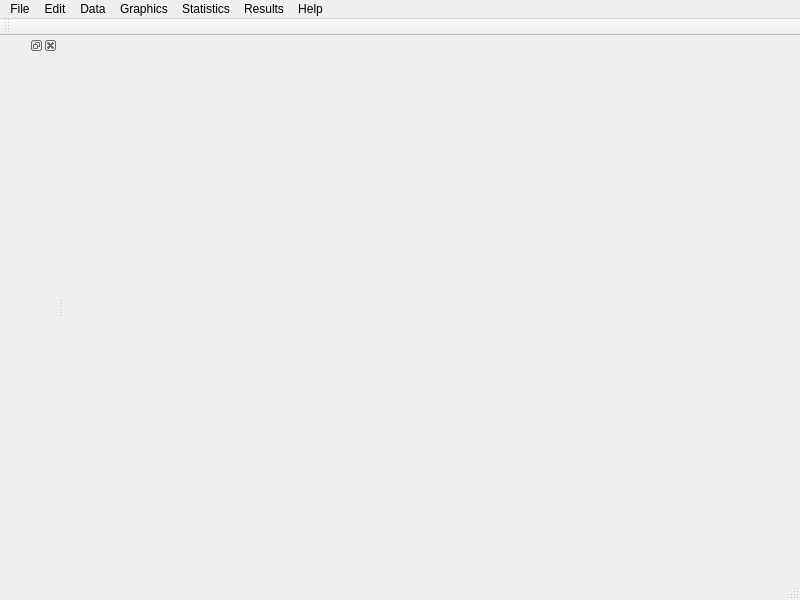
<?xml version="1.0" encoding="UTF-8"?>
<ui version="4.0">
 <class>MainWindow</class>
 <widget class="QMainWindow" name="MainWindow">
  <property name="geometry">
   <rect>
    <x>0</x>
    <y>0</y>
    <width>800</width>
    <height>600</height>
   </rect>
  </property>
  <property name="sizePolicy">
   <sizepolicy hsizetype="Expanding" vsizetype="Expanding">
    <horstretch>24</horstretch>
    <verstretch>0</verstretch>
   </sizepolicy>
  </property>
  <property name="minimumSize">
   <size>
    <width>15</width>
    <height>0</height>
   </size>
  </property>
  <property name="windowTitle">
   <string>MainWindow</string>
  </property>
  <property name="layoutDirection">
   <enum>Qt::LeftToRight</enum>
  </property>
  <widget class="QWidget" name="MRATcentralwidget"/>
  <widget class="QMenuBar" name="menubar">
   <property name="geometry">
    <rect>
     <x>0</x>
     <y>0</y>
     <width>800</width>
     <height>22</height>
    </rect>
   </property>
   <property name="minimumSize">
    <size>
     <width>10</width>
     <height>10</height>
    </size>
   </property>
   <property name="defaultUp">
    <bool>false</bool>
   </property>
   <property name="nativeMenuBar">
    <bool>false</bool>
   </property>
   <widget class="QMenu" name="menuFile">
    <property name="title">
     <string>File</string>
    </property>
    <addaction name="actionNew_Analysis"/>
    <addaction name="actionOpen_Analysis"/>
    <addaction name="actionImport_File"/>
    <addaction name="actionExport_File"/>
    <addaction name="actionQuit"/>
   </widget>
   <widget class="QMenu" name="menuEdit">
    <property name="title">
     <string>Edit</string>
    </property>
   </widget>
   <widget class="QMenu" name="menuData">
    <property name="title">
     <string>Data</string>
    </property>
   </widget>
   <widget class="QMenu" name="menuGraphics">
    <property name="title">
     <string>Graphics</string>
    </property>
   </widget>
   <widget class="QMenu" name="menuStatistics">
    <property name="title">
     <string>Statistics</string>
    </property>
    <widget class="QMenu" name="menuT_TESTS">
     <property name="title">
      <string>T-TESTS</string>
     </property>
     <widget class="QMenu" name="menuTemporal">
      <property name="title">
       <string>Temporal</string>
      </property>
      <addaction name="separator"/>
      <addaction name="actionPTHreshold"/>
      <addaction name="actionTFCE"/>
      <addaction name="actionWindow"/>
     </widget>
     <addaction name="separator"/>
     <addaction name="menuTemporal"/>
     <addaction name="actionSpatio_Temporal_2"/>
    </widget>
    <addaction name="actionSpatio_Temporal"/>
    <addaction name="menuT_TESTS"/>
   </widget>
   <widget class="QMenu" name="menuResults">
    <property name="title">
     <string>Results</string>
    </property>
   </widget>
   <widget class="QMenu" name="menuHelp">
    <property name="title">
     <string>Help</string>
    </property>
   </widget>
   <addaction name="menuFile"/>
   <addaction name="menuEdit"/>
   <addaction name="menuData"/>
   <addaction name="menuGraphics"/>
   <addaction name="menuStatistics"/>
   <addaction name="menuResults"/>
   <addaction name="menuHelp"/>
  </widget>
  <widget class="QStatusBar" name="statusbar"/>
  <widget class="QToolBar" name="toolBar">
   <property name="windowTitle">
    <string>toolBar</string>
   </property>
   <attribute name="toolBarArea">
    <enum>TopToolBarArea</enum>
   </attribute>
   <attribute name="toolBarBreak">
    <bool>false</bool>
   </attribute>
  </widget>
  <widget class="QDockWidget" name="dockWidget">
   <property name="sizePolicy">
    <sizepolicy hsizetype="Minimum" vsizetype="Preferred">
     <horstretch>0</horstretch>
     <verstretch>0</verstretch>
    </sizepolicy>
   </property>
   <attribute name="dockWidgetArea">
    <number>1</number>
   </attribute>
   <widget class="QWidget" name="dockWidgetContents">
    <property name="sizePolicy">
     <sizepolicy hsizetype="Preferred" vsizetype="Preferred">
      <horstretch>11</horstretch>
      <verstretch>0</verstretch>
     </sizepolicy>
    </property>
    <property name="minimumSize">
     <size>
      <width>17</width>
      <height>0</height>
     </size>
    </property>
   </widget>
  </widget>
  <action name="actionSpatio_Temporal">
   <property name="text">
    <string>ANOVAs</string>
   </property>
  </action>
  <action name="actionSpatio_Temporal_2">
   <property name="text">
    <string>Spatio-Temporal</string>
   </property>
  </action>
  <action name="actionNew_Analysis">
   <property name="text">
    <string>New Analysis</string>
   </property>
  </action>
  <action name="actionOpen_Analysis">
   <property name="text">
    <string>Open Analysis</string>
   </property>
  </action>
  <action name="actionPTHreshold">
   <property name="text">
    <string>PTHreshold</string>
   </property>
   <property name="statusTip">
    <string>Run PTHRESHOLD temporal t-test analysis</string>
   </property>
  </action>
  <action name="actionTFCE">
   <property name="text">
    <string>TFCE</string>
   </property>
  </action>
  <action name="actionWindow">
   <property name="text">
    <string>window</string>
   </property>
  </action>
  <action name="actionImport_File">
   <property name="text">
    <string>Import File</string>
   </property>
  </action>
  <action name="actionExport_File">
   <property name="text">
    <string>Export File</string>
   </property>
  </action>
  <action name="actionQuit">
   <property name="text">
    <string>Quit</string>
   </property>
  </action>
 </widget>
 <resources/>
 <connections>
  <connection>
   <sender>actionQuit</sender>
   <signal>triggered()</signal>
   <receiver>MainWindow</receiver>
   <slot>close()</slot>
   <hints>
    <hint type="sourcelabel">
     <x>-1</x>
     <y>-1</y>
    </hint>
    <hint type="destinationlabel">
     <x>399</x>
     <y>299</y>
    </hint>
   </hints>
  </connection>
  <connection>
   <sender>actionPTHreshold</sender>
   <signal>triggered()</signal>
   <receiver>MainWindow</receiver>
   <slot>show()</slot>
   <hints>
    <hint type="sourcelabel">
     <x>-1</x>
     <y>-1</y>
    </hint>
    <hint type="destinationlabel">
     <x>399</x>
     <y>299</y>
    </hint>
   </hints>
  </connection>
 </connections>
</ui>
